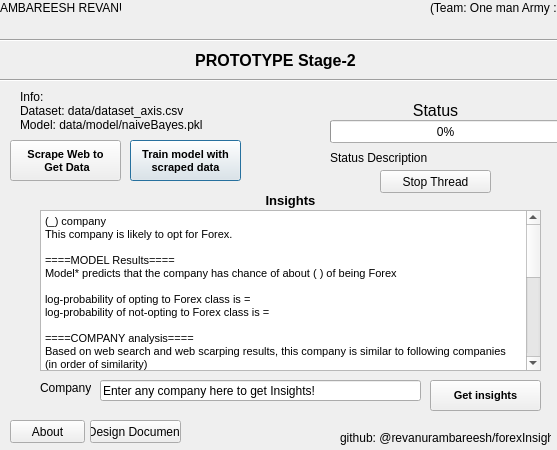
<?xml version="1.0" encoding="UTF-8"?>
<ui version="4.0">
 <class>Dialog</class>
 <widget class="QDialog" name="Dialog">
  <property name="geometry">
   <rect>
    <x>0</x>
    <y>0</y>
    <width>557</width>
    <height>450</height>
   </rect>
  </property>
  <property name="sizePolicy">
   <sizepolicy hsizetype="Fixed" vsizetype="Fixed">
    <horstretch>0</horstretch>
    <verstretch>0</verstretch>
   </sizepolicy>
  </property>
  <property name="minimumSize">
   <size>
    <width>557</width>
    <height>450</height>
   </size>
  </property>
  <property name="maximumSize">
   <size>
    <width>557</width>
    <height>450</height>
   </size>
  </property>
  <property name="cursor">
   <cursorShape>ArrowCursor</cursorShape>
  </property>
  <property name="mouseTracking">
   <bool>true</bool>
  </property>
  <property name="windowTitle">
   <string>Forex Insights</string>
  </property>
  <widget class="QPushButton" name="pushButtonTrain">
   <property name="geometry">
    <rect>
     <x>130</x>
     <y>140</y>
     <width>111</width>
     <height>41</height>
    </rect>
   </property>
   <property name="font">
    <font>
     <pointsize>8</pointsize>
     <weight>75</weight>
     <bold>true</bold>
    </font>
   </property>
   <property name="text">
    <string>Train model with 
scraped data</string>
   </property>
  </widget>
  <widget class="QPushButton" name="pushButtonTest">
   <property name="geometry">
    <rect>
     <x>430</x>
     <y>380</y>
     <width>111</width>
     <height>31</height>
    </rect>
   </property>
   <property name="font">
    <font>
     <pointsize>8</pointsize>
     <weight>75</weight>
     <bold>true</bold>
    </font>
   </property>
   <property name="text">
    <string>Get insights</string>
   </property>
  </widget>
  <widget class="QPushButton" name="pushButton_about">
   <property name="geometry">
    <rect>
     <x>10</x>
     <y>420</y>
     <width>75</width>
     <height>23</height>
    </rect>
   </property>
   <property name="text">
    <string>About</string>
   </property>
  </widget>
  <widget class="QPushButton" name="pushButton_stage1">
   <property name="geometry">
    <rect>
     <x>90</x>
     <y>420</y>
     <width>91</width>
     <height>23</height>
    </rect>
   </property>
   <property name="text">
    <string>Design Document</string>
   </property>
  </widget>
  <widget class="QLabel" name="label_team">
   <property name="geometry">
    <rect>
     <x>430</x>
     <y>0</y>
     <width>131</width>
     <height>16</height>
    </rect>
   </property>
   <property name="text">
    <string>(Team: One man Army :P)</string>
   </property>
  </widget>
  <widget class="QLabel" name="label_name">
   <property name="geometry">
    <rect>
     <x>0</x>
     <y>0</y>
     <width>121</width>
     <height>16</height>
    </rect>
   </property>
   <property name="text">
    <string>AMBAREESH REVANUR</string>
   </property>
  </widget>
  <widget class="QProgressBar" name="progressBar">
   <property name="geometry">
    <rect>
     <x>330</x>
     <y>120</y>
     <width>231</width>
     <height>23</height>
    </rect>
   </property>
   <property name="value">
    <number>0</number>
   </property>
  </widget>
  <widget class="QLabel" name="label_status">
   <property name="geometry">
    <rect>
     <x>330</x>
     <y>100</y>
     <width>211</width>
     <height>20</height>
    </rect>
   </property>
   <property name="font">
    <font>
     <pointsize>12</pointsize>
    </font>
   </property>
   <property name="text">
    <string>Status</string>
   </property>
   <property name="alignment">
    <set>Qt::AlignCenter</set>
   </property>
  </widget>
  <widget class="QTextBrowser" name="textBrowserInsights">
   <property name="geometry">
    <rect>
     <x>40</x>
     <y>210</y>
     <width>501</width>
     <height>161</height>
    </rect>
   </property>
   <property name="html">
    <string>&lt;!DOCTYPE HTML PUBLIC &quot;-//W3C//DTD HTML 4.0//EN&quot; &quot;http://www.w3.org/TR/REC-html40/strict.dtd&quot;&gt;
&lt;html&gt;&lt;head&gt;&lt;meta name=&quot;qrichtext&quot; content=&quot;1&quot; /&gt;&lt;style type=&quot;text/css&quot;&gt;
p, li { white-space: pre-wrap; }
&lt;/style&gt;&lt;/head&gt;&lt;body style=&quot; font-family:'MS Shell Dlg 2'; font-size:8.25pt; font-weight:400; font-style:normal;&quot;&gt;
&lt;p style=&quot; margin-top:0px; margin-bottom:0px; margin-left:0px; margin-right:0px; -qt-block-indent:0; text-indent:0px;&quot;&gt;&lt;span style=&quot; font-size:8pt;&quot;&gt;(_) company&lt;/span&gt;&lt;/p&gt;
&lt;p style=&quot; margin-top:0px; margin-bottom:0px; margin-left:0px; margin-right:0px; -qt-block-indent:0; text-indent:0px;&quot;&gt;&lt;span style=&quot; font-size:8pt;&quot;&gt;This company is likely to opt for Forex.&lt;/span&gt;&lt;/p&gt;
&lt;p style=&quot;-qt-paragraph-type:empty; margin-top:0px; margin-bottom:0px; margin-left:0px; margin-right:0px; -qt-block-indent:0; text-indent:0px; font-size:8pt;&quot;&gt;&lt;br /&gt;&lt;/p&gt;
&lt;p style=&quot; margin-top:0px; margin-bottom:0px; margin-left:0px; margin-right:0px; -qt-block-indent:0; text-indent:0px;&quot;&gt;&lt;span style=&quot; font-size:8pt;&quot;&gt;====MODEL Results====&lt;/span&gt;&lt;/p&gt;
&lt;p style=&quot; margin-top:0px; margin-bottom:0px; margin-left:0px; margin-right:0px; -qt-block-indent:0; text-indent:0px;&quot;&gt;&lt;span style=&quot; font-size:8pt;&quot;&gt;Model* predicts that the company has chance of about ( ) of being Forex&lt;/span&gt;&lt;/p&gt;
&lt;p style=&quot;-qt-paragraph-type:empty; margin-top:0px; margin-bottom:0px; margin-left:0px; margin-right:0px; -qt-block-indent:0; text-indent:0px; font-size:8pt;&quot;&gt;&lt;br /&gt;&lt;/p&gt;
&lt;p style=&quot; margin-top:0px; margin-bottom:0px; margin-left:0px; margin-right:0px; -qt-block-indent:0; text-indent:0px;&quot;&gt;&lt;span style=&quot; font-size:8pt;&quot;&gt;log-probability of opting to Forex class is = &lt;/span&gt;&lt;/p&gt;
&lt;p style=&quot; margin-top:0px; margin-bottom:0px; margin-left:0px; margin-right:0px; -qt-block-indent:0; text-indent:0px;&quot;&gt;&lt;span style=&quot; font-size:8pt;&quot;&gt;log-probability of not-opting to Forex class is = &lt;/span&gt;&lt;/p&gt;
&lt;p style=&quot;-qt-paragraph-type:empty; margin-top:0px; margin-bottom:0px; margin-left:0px; margin-right:0px; -qt-block-indent:0; text-indent:0px; font-size:8pt;&quot;&gt;&lt;br /&gt;&lt;/p&gt;
&lt;p style=&quot; margin-top:0px; margin-bottom:0px; margin-left:0px; margin-right:0px; -qt-block-indent:0; text-indent:0px;&quot;&gt;&lt;span style=&quot; font-size:8pt;&quot;&gt;====COMPANY analysis====&lt;/span&gt;&lt;/p&gt;
&lt;p style=&quot; margin-top:0px; margin-bottom:0px; margin-left:0px; margin-right:0px; -qt-block-indent:0; text-indent:0px;&quot;&gt;&lt;span style=&quot; font-size:8pt;&quot;&gt;Based on web search and web scarping results, this company is similar to following companies&lt;/span&gt;&lt;/p&gt;
&lt;p style=&quot; margin-top:0px; margin-bottom:0px; margin-left:0px; margin-right:0px; -qt-block-indent:0; text-indent:0px;&quot;&gt;&lt;span style=&quot; font-size:8pt;&quot;&gt;(in order of similarity)&lt;/span&gt;&lt;/p&gt;
&lt;p style=&quot;-qt-paragraph-type:empty; margin-top:0px; margin-bottom:0px; margin-left:0px; margin-right:0px; -qt-block-indent:0; text-indent:0px; font-size:8pt;&quot;&gt;&lt;br /&gt;&lt;/p&gt;
&lt;p style=&quot; margin-top:0px; margin-bottom:0px; margin-left:0px; margin-right:0px; -qt-block-indent:0; text-indent:0px;&quot;&gt;&lt;span style=&quot; font-size:8pt;&quot;&gt;[1] (Forex)      	  	x&lt;/span&gt;&lt;/p&gt;
&lt;p style=&quot; margin-top:0px; margin-bottom:0px; margin-left:0px; margin-right:0px; -qt-block-indent:0; text-indent:0px;&quot;&gt;&lt;span style=&quot; font-size:8pt;&quot;&gt;[2] (Non-Forex)		x&lt;/span&gt;&lt;/p&gt;
&lt;p style=&quot; margin-top:0px; margin-bottom:0px; margin-left:0px; margin-right:0px; -qt-block-indent:0; text-indent:0px;&quot;&gt;&lt;span style=&quot; font-size:8pt;&quot;&gt;[3] (Forex)      	  	x&lt;/span&gt;&lt;/p&gt;
&lt;p style=&quot; margin-top:0px; margin-bottom:0px; margin-left:0px; margin-right:0px; -qt-block-indent:0; text-indent:0px;&quot;&gt;&lt;span style=&quot; font-size:8pt;&quot;&gt;[4] (Non-Forex)		x&lt;/span&gt;&lt;/p&gt;
&lt;p style=&quot; margin-top:0px; margin-bottom:0px; margin-left:0px; margin-right:0px; -qt-block-indent:0; text-indent:0px;&quot;&gt;&lt;span style=&quot; font-size:8pt;&quot;&gt;[5] (Non-Forex)		x&lt;/span&gt;&lt;/p&gt;
&lt;p style=&quot;-qt-paragraph-type:empty; margin-top:0px; margin-bottom:0px; margin-left:0px; margin-right:0px; -qt-block-indent:0; text-indent:0px; font-size:8pt;&quot;&gt;&lt;br /&gt;&lt;/p&gt;
&lt;p style=&quot; margin-top:0px; margin-bottom:0px; margin-left:0px; margin-right:0px; -qt-block-indent:0; text-indent:0px;&quot;&gt;&lt;span style=&quot; font-size:8pt;&quot;&gt;====POPULARITY on web====&lt;/span&gt;&lt;/p&gt;
&lt;p style=&quot; margin-top:0px; margin-bottom:0px; margin-left:0px; margin-right:0px; -qt-block-indent:0; text-indent:0px;&quot;&gt;&lt;span style=&quot; font-size:8pt;&quot;&gt;This company is popular on Google.&lt;/span&gt;&lt;/p&gt;
&lt;p style=&quot; margin-top:0px; margin-bottom:0px; margin-left:0px; margin-right:0px; -qt-block-indent:0; text-indent:0px;&quot;&gt;&lt;span style=&quot; font-size:8pt;&quot;&gt;No of search results Google found **: (_)&lt;/span&gt;&lt;/p&gt;
&lt;p style=&quot;-qt-paragraph-type:empty; margin-top:0px; margin-bottom:0px; margin-left:0px; margin-right:0px; -qt-block-indent:0; text-indent:0px; font-size:8pt;&quot;&gt;&lt;br /&gt;&lt;/p&gt;
&lt;p style=&quot;-qt-paragraph-type:empty; margin-top:0px; margin-bottom:0px; margin-left:0px; margin-right:0px; -qt-block-indent:0; text-indent:0px; font-size:8pt;&quot;&gt;&lt;br /&gt;&lt;/p&gt;
&lt;p style=&quot; margin-top:0px; margin-bottom:0px; margin-left:0px; margin-right:0px; -qt-block-indent:0; text-indent:0px;&quot;&gt;&lt;span style=&quot; font-size:8pt;&quot;&gt;----FOOTNOTES----&lt;/span&gt;&lt;/p&gt;
&lt;p style=&quot; margin-top:0px; margin-bottom:0px; margin-left:0px; margin-right:0px; -qt-block-indent:0; text-indent:0px;&quot;&gt;&lt;span style=&quot; font-size:8pt;&quot;&gt;* As per Naive-Bayes.&lt;/span&gt;&lt;/p&gt;
&lt;p style=&quot; margin-top:0px; margin-bottom:0px; margin-left:0px; margin-right:0px; -qt-block-indent:0; text-indent:0px;&quot;&gt;&lt;span style=&quot; font-size:8pt;&quot;&gt;** If a company has more than 30,000 results, it is defined 'popular'&lt;/span&gt;&lt;/p&gt;
&lt;p style=&quot;-qt-paragraph-type:empty; margin-top:0px; margin-bottom:0px; margin-left:0px; margin-right:0px; -qt-block-indent:0; text-indent:0px; font-size:8pt;&quot;&gt;&lt;br /&gt;&lt;/p&gt;
&lt;p style=&quot;-qt-paragraph-type:empty; margin-top:0px; margin-bottom:0px; margin-left:0px; margin-right:0px; -qt-block-indent:0; text-indent:0px; font-size:8pt;&quot;&gt;&lt;br /&gt;&lt;/p&gt;
&lt;p style=&quot; margin-top:0px; margin-bottom:0px; margin-left:0px; margin-right:0px; -qt-block-indent:0; text-indent:0px;&quot;&gt;&lt;span style=&quot; font-size:8pt;&quot;&gt;GENERATED BY github.com/revanurambareesh/forexInsights&lt;/span&gt;&lt;/p&gt;&lt;/body&gt;&lt;/html&gt;</string>
   </property>
  </widget>
  <widget class="QLabel" name="label_prototype">
   <property name="geometry">
    <rect>
     <x>0</x>
     <y>40</y>
     <width>551</width>
     <height>41</height>
    </rect>
   </property>
   <property name="text">
    <string>&lt;!DOCTYPE HTML PUBLIC &quot;-//W3C//DTD HTML 4.0//EN&quot; &quot;http://www.w3.org/TR/REC-html40/strict.dtd&quot;&gt;
&lt;html&gt;&lt;head&gt;&lt;meta name=&quot;qrichtext&quot; content=&quot;1&quot; /&gt;&lt;style type=&quot;text/css&quot;&gt;
p, li { white-space: pre-wrap; }
&lt;/style&gt;&lt;/head&gt;&lt;body style=&quot; font-family:'MS Shell Dlg 2'; font-size:8pt; font-weight:400; font-style:normal;&quot;&gt;
&lt;p align=&quot;center&quot; style=&quot; margin-top:0px; margin-bottom:0px; margin-left:0px; margin-right:0px; -qt-block-indent:0; text-indent:0px;&quot;&gt;&lt;span style=&quot; font-size:12pt; font-weight:600;&quot;&gt;PROTOTYPE Stage-2&lt;/span&gt;&lt;/p&gt;&lt;/body&gt;&lt;/html&gt;</string>
   </property>
  </widget>
  <widget class="QPushButton" name="pushButtonGetData">
   <property name="geometry">
    <rect>
     <x>10</x>
     <y>140</y>
     <width>111</width>
     <height>41</height>
    </rect>
   </property>
   <property name="font">
    <font>
     <pointsize>8</pointsize>
     <weight>75</weight>
     <bold>true</bold>
    </font>
   </property>
   <property name="text">
    <string>Scrape Web to
 Get Data</string>
   </property>
  </widget>
  <widget class="QLabel" name="label_csvData">
   <property name="geometry">
    <rect>
     <x>20</x>
     <y>90</y>
     <width>281</width>
     <height>41</height>
    </rect>
   </property>
   <property name="text">
    <string>Info:
Dataset: data/dataset_axis.csv
Model: data/model/naiveBayes.pkl</string>
   </property>
  </widget>
  <widget class="QLabel" name="label_status_desc">
   <property name="geometry">
    <rect>
     <x>330</x>
     <y>150</y>
     <width>221</width>
     <height>16</height>
    </rect>
   </property>
   <property name="text">
    <string>Status Description</string>
   </property>
  </widget>
  <widget class="Line" name="line">
   <property name="geometry">
    <rect>
     <x>-3</x>
     <y>30</y>
     <width>571</width>
     <height>20</height>
    </rect>
   </property>
   <property name="orientation">
    <enum>Qt::Horizontal</enum>
   </property>
  </widget>
  <widget class="Line" name="line_2">
   <property name="geometry">
    <rect>
     <x>-10</x>
     <y>70</y>
     <width>571</width>
     <height>20</height>
    </rect>
   </property>
   <property name="orientation">
    <enum>Qt::Horizontal</enum>
   </property>
  </widget>
  <widget class="QPushButton" name="pushButton_Stop">
   <property name="geometry">
    <rect>
     <x>380</x>
     <y>170</y>
     <width>111</width>
     <height>23</height>
    </rect>
   </property>
   <property name="text">
    <string>Stop Thread</string>
   </property>
  </widget>
  <widget class="QLabel" name="label_tstCompany">
   <property name="geometry">
    <rect>
     <x>40</x>
     <y>380</y>
     <width>51</width>
     <height>16</height>
    </rect>
   </property>
   <property name="text">
    <string>Company:</string>
   </property>
  </widget>
  <widget class="QLineEdit" name="lineEdit">
   <property name="geometry">
    <rect>
     <x>100</x>
     <y>380</y>
     <width>321</width>
     <height>21</height>
    </rect>
   </property>
   <property name="text">
    <string>Enter any company here to get Insights!</string>
   </property>
  </widget>
  <widget class="QLabel" name="label_insights">
   <property name="geometry">
    <rect>
     <x>40</x>
     <y>190</y>
     <width>501</width>
     <height>20</height>
    </rect>
   </property>
   <property name="font">
    <font>
     <family>MS Shell Dlg 2</family>
     <pointsize>10</pointsize>
     <weight>75</weight>
     <italic>false</italic>
     <bold>true</bold>
    </font>
   </property>
   <property name="text">
    <string>Insights</string>
   </property>
   <property name="alignment">
    <set>Qt::AlignCenter</set>
   </property>
  </widget>
  <widget class="QLabel" name="label_gitLink">
   <property name="geometry">
    <rect>
     <x>340</x>
     <y>430</y>
     <width>211</width>
     <height>16</height>
    </rect>
   </property>
   <property name="text">
    <string>github: @revanurambareesh/forexInsights</string>
   </property>
  </widget>
 </widget>
 <resources/>
 <connections/>
</ui>
